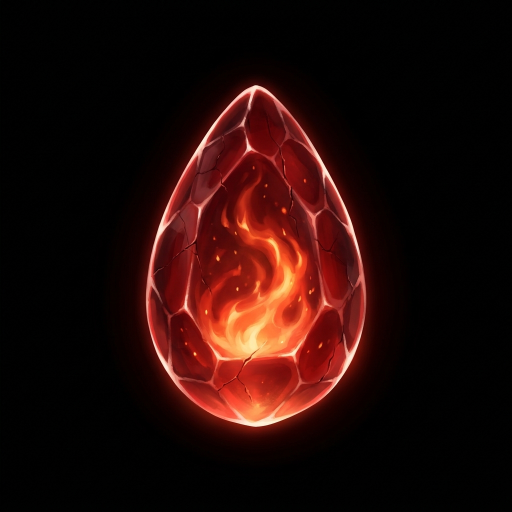
#> input picture art/generated/attr-rarity/attr-rar-ancient__nb2-v2.raw.jpg, 1024 x 1024 px (shown at 1/2 size)
$ python -i shard_layers.py   (imports and definitions only)
#> lines starting #> are read from the running program, lines starting #| are printed output that depends on the picture; after the words box and inside, x2 and y2 are one past the last pixel; in counts of white or black regions, pixels touching at a corner belong together
"""Слои стекла осколка героя для интерфейса (design/ui/screens/art-icons.js, shardGhost).

Образец автора 29.09.2026: кусок стекла на чёрном, кромка — бирюзовое стекло с трещинами и сколами, внутри ясно виден
призрачный портрет героя, поверх — трещины и блики. Стекло нарисовано одной картинкой на чёрном (jobs/souls-altar.json,
hero-shard-glass): кромка, трещины и блик, середина — чёрная пустота. Здесь оно режется на три слоя, которые совпадают
пиксель в пиксель:
  .mask.png   — где лежит лицо: силуэт осколка, край мягко уходит под кромку; цвет белый, альфа — маска;
  .rim.png    — кромка стекла со сколами и тонким свечением вокруг: свет на чёрном переведён в альфу;
  .cracks.png — трещины и блик на стекле поверх лица: интерфейс гасит их с долей собранного — трещины «заживают».

Свет на чёрном переводится в альфу так: a = max(R, G, B), цвет = C / a. Обычное наложение такого слоя даёт то же, что «экран»
картинки на чёрном: C + (1 − a) · фон. Чёрная середина — прозрачная, лицо под ней видно целиком.

Выгрузка (export_ui.py) обрезает PNG по альфе > 8 и вписывает в fit % кадра. Чтобы три слоя легли одинаково, у всех одна рамка:
в её углах — чёрный пиксель с альфой ANCHOR (его не видно), а сама рамка — общая по всем слоям.

  python tools/art-gen/shard_layers.py art/generated/hero-shard-glass/hero-shard-glass__nb2-v2.raw.jpg
  python tools/art-gen/shard_layers.py <raw> --preview DIR --face design/ui/assets/art/heroes/c2-41.jpg
Вывод — рамка и толщина кромки в px исходника; слои ложатся рядом с исходником: <имя без .raw>.mask.png, .rim.png, .cracks.png.
"""
import argparse
import json
import pathlib
import sys

import numpy as np
from PIL import Image, ImageFilter
from scipy import ndimage

ROOT = pathlib.Path(__file__).resolve().parents[2]

LIGHT = 70           # ярче этого по самому яркому каналу — стекло кромки (сплошное тело силуэта)
DARK = 34            # темнее этого внутри силуэта — пустота окна
CLOSE = 16           # радиус замыкания силуэта, px исходника: скол кромки не должен выпускать окно наружу
RIM_PAD = 3          # кромка захватывает в окно на столько px — мягкий стык с трещинами
ANCHOR = 9           # альфа угловых пикселей общей рамки: чуть выше порога выгрузки 8
A_CUT = 8            # порог выгрузки: рамка PNG — по альфе > 8
MASK_MIN = 14        # маска лица на всём силуэте не ниже этого: рамка маски — рамка силуэта


def disk(r):
    y, x = np.ogrid[-r:r + 1, -r:r + 1]
    return x * x + y * y <= r * r


def light_alpha(rgb):
    """Свет на чёрном → альфа и чистый цвет: a = max канала, цвет = C / a."""
    a = rgb.max(-1) / 255.0
    col = np.where(a[..., None] > 0, rgb / np.maximum(a, 1e-4)[..., None], 0)
    return a, np.clip(col, 0, 255)


def silhouette(v):
    """Силуэт осколка: светлое тело кромки, замкнутое через сколы, с залитой серединой; одна самая большая область."""
    body = v > LIGHT
    closed = ndimage.binary_closing(body, structure=disk(CLOSE), iterations=1)
    filled = ndimage.binary_fill_holes(closed)
    lab, n = ndimage.label(filled)
    if not n:
        sys.exit("силуэт не найден: слишком тёмная картинка")
    sizes = ndimage.sum(filled, lab, index=np.arange(1, n + 1))
    return lab == (1 + int(np.argmax(sizes)))


def split(raw_path):
    rgb = np.asarray(Image.open(raw_path).convert("RGB")).astype(np.float32)
    v = rgb.max(-1)
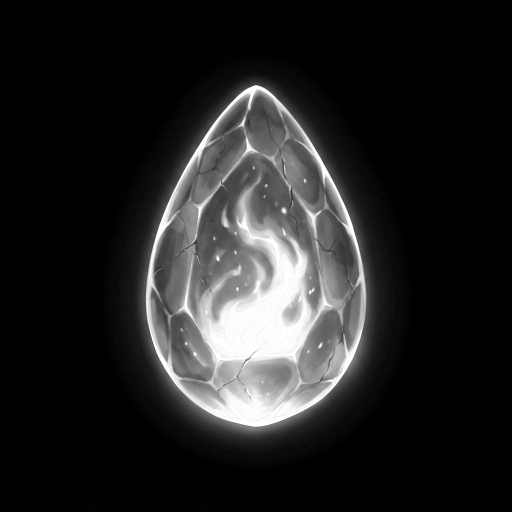
#> v: shape (1024, 1024) float32 (shown at 1/2 size); min 0, max 255, mean 35.9
    sil = silhouette(v)
#> in silhouette, `body = v > LIGHT`:
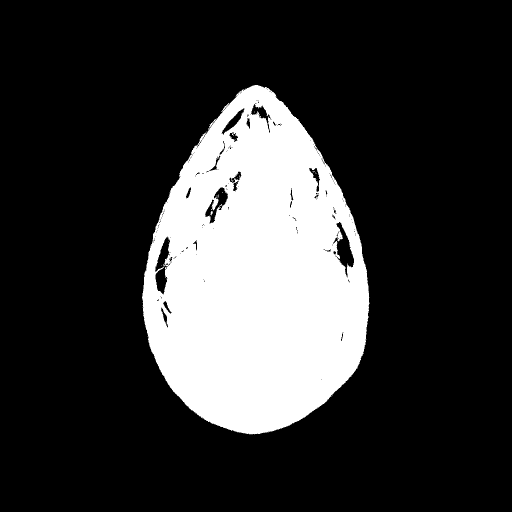
#> body: shape (1024, 1024) bool (shown at 1/2 size); 21% white; 26 white regions (24 under 20 px), largest, box (x1, y1, x2, y2) and area: (284, 170, 739, 869) 220278, (420, 422, 426, 431) 25
#> in silhouette, `closed = ndimage.binary_closing(body, structure=disk(CLOSE), iteration..`:
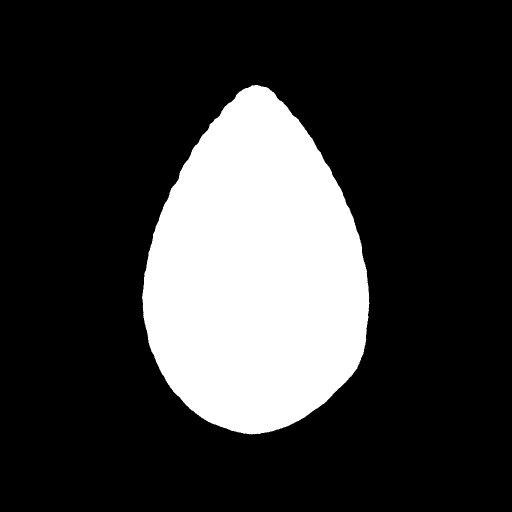
#> closed: shape (1024, 1024) bool (shown at 1/2 size); 21.8% white; 1 white region, box (x1, y1, x2, y2) and area: (284, 170, 739, 869) 228945
#> in silhouette, `lab, n = ndimage.label(filled)`: n = 1
#> in silhouette, `sizes = ndimage.sum(filled, lab, index=np.arange(1, n + 1))`: sizes = [228945]
    din = ndimage.distance_transform_edt(sil)                 # расстояние внутрь от края силуэта
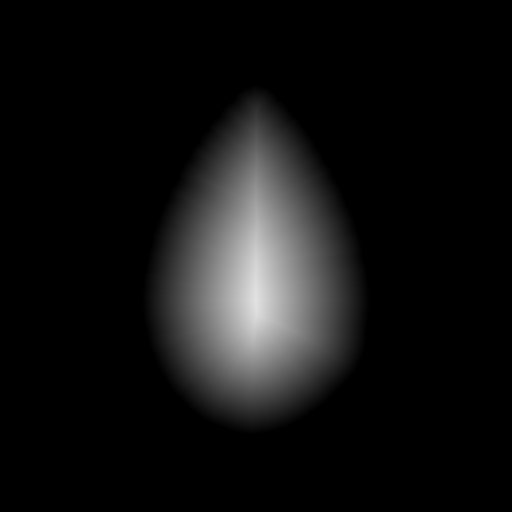
#> din: shape (1024, 1024) float64 (shown at 1/2 size); min 0, max 226, mean 17.9
    window = sil & (v < DARK) & (din > 4)                      # чёрная пустота окна
#> window: shape (1024, 1024) bool; every value is 0
    lab, n = ndimage.label(window)
#> lab: shape (1024, 1024) int32; every value is 0
#> n = 0
    sizes = ndimage.sum(window, lab, index=np.arange(1, n + 1)) if n else np.array([0])
#> sizes = [0]
    window = lab == (1 + int(np.argmax(sizes))) if n else window
    # толщина кромки — где начинается окно: нижний дециль расстояния внутрь у пикселей края окна
    edge = window & ~ndimage.binary_erosion(window, structure=disk(1))
    rim_w = float(np.percentile(din[edge], 10)) if edge.any() else 20.0
#> rim_w = 20
    # слой кромки: всё снаружи окна и полоса RIM_PAD внутрь; дальше — трещины. Переход мягкий, в 4 px
    dwin = ndimage.distance_transform_edt(~window)             # расстояние до окна снаружи окна; внутри окна — 0
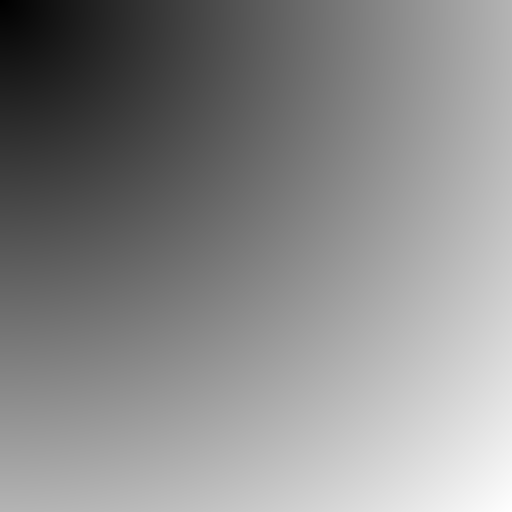
#> dwin: shape (1024, 1024) float64 (shown at 1/2 size); min 1, max 1447.4, mean 783.6; drawn with min black and max white
    dinw = ndimage.distance_transform_edt(window)              # расстояние вглубь окна
#> dinw: shape (1024, 1024) float64; every value is 0
    w_rim = np.clip(1.0 - (dinw - RIM_PAD) / 4.0, 0.0, 1.0)
#> w_rim: shape (1024, 1024) float64; every value is 1
    w_rim[~window] = 1.0
    a, col = light_alpha(rgb)
#> in light_alpha, `col = np.where(a[..., None] > 0, rgb / np.maximum(a, 1e-4)[..., None],..`:
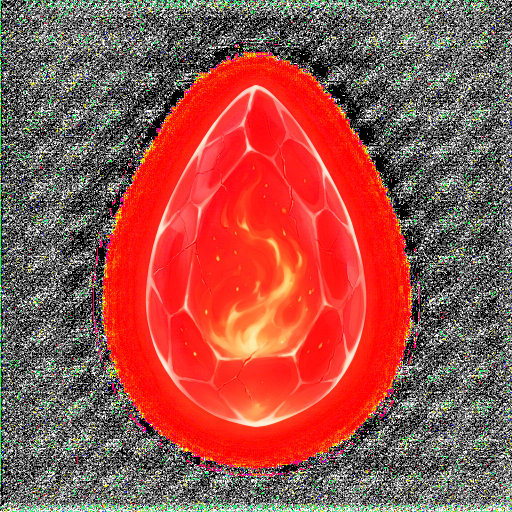
#> col: shape (1024, 1024, 3) float32 (shown at 1/2 size); mean R, G, B 156.7, 82.7, 73.6
    rim_a = a * w_rim
    cr_a = a * (1.0 - w_rim) * sil
    # маска лица: 0 у внешнего края силуэта, 1 — чуть глубже середины кромки; не ниже MASK_MIN на всём силуэте
    t = np.clip((din - rim_w * 0.35) / max(1.0, rim_w * 0.65), 0.0, 1.0)
    m = t * t * (3 - 2 * t)
    mask_a = np.where(sil, np.maximum(m, MASK_MIN / 255.0), 0.0)
    # общая рамка: по свету кромки (с тонким свечением) и по силуэту
    frame = (rim_a * 255 > A_CUT) | sil
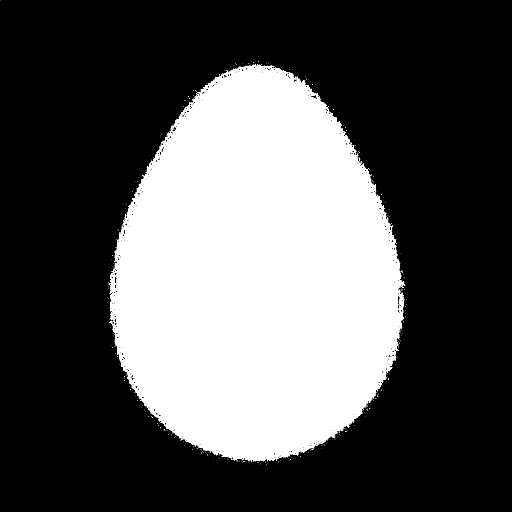
#> frame: shape (1024, 1024) bool (shown at 1/2 size); 33.3% white; 259 white regions (258 under 20 px), largest, box (x1, y1, x2, y2) and area: (216, 128, 811, 924) 348941
    ys, xs = np.nonzero(frame)
    x0, y0, x1, y1 = int(xs.min()), int(ys.min()), int(xs.max()), int(ys.max())
#> x0 = 1; y0 = 0; x1 = 813; y1 = 928
    out = {}
#> (the run stopped early here; a loop or call above may not have finished)

$ run again, on art/generated/attr-rarity/attr-rar-common__nb2-v2.raw.jpg
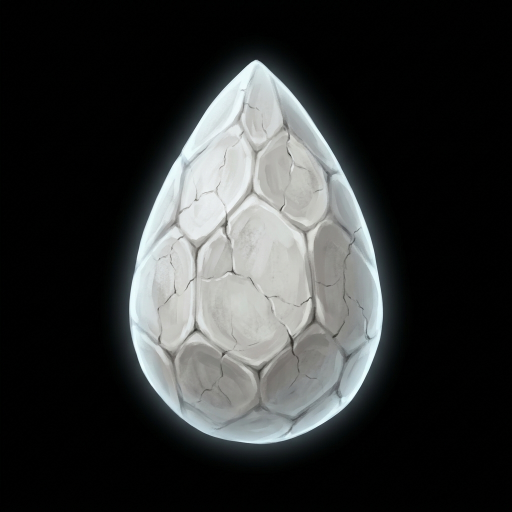
#> input picture art/generated/attr-rarity/attr-rar-common__nb2-v2.raw.jpg, 1024 x 1024 px (shown at 1/2 size)
#> body: shape (1024, 1024) bool; 27% white; 9 white regions (8 under 20 px), largest, box (x1, y1, x2, y2) and area: (255, 119, 770, 891) 283193
#> closed: shape (1024, 1024) bool; 27.1% white; 1 white region, box (x1, y1, x2, y2) and area: (255, 119, 770, 891) 284192
#> in silhouette, `lab, n = ndimage.label(filled)`: n = 1
#> in silhouette, `sizes = ndimage.sum(filled, lab, index=np.arange(1, n + 1))`: sizes = [284192]
#> in split, `din = ndimage.distance_transform_edt(sil)`:
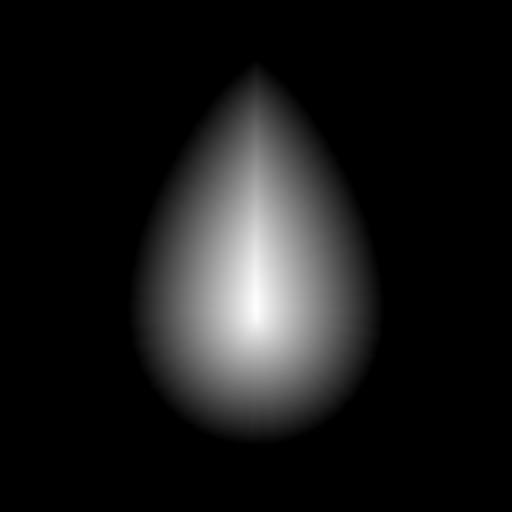
#> din: shape (1024, 1024) float64 (shown at 1/2 size); min 0, max 256.1, mean 25; drawn with min black and max white
#> window: shape (1024, 1024) bool; every value is 0
#> in split, `lab, n = ndimage.label(window)`: n = 0
#> in split, `sizes = ndimage.sum(window, lab, index=np.arange(1, n + 1)) if n else ..`: sizes = [0]
#> rim_w = 20
#> dinw: shape (1024, 1024) float64; every value is 0
#> w_rim: shape (1024, 1024) float64; every value is 1
#> in split, `frame = (rim_a * 255 > A_CUT) | sil`:
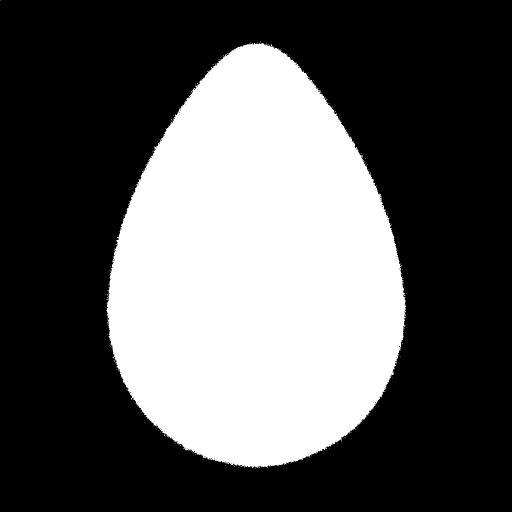
#> frame: shape (1024, 1024) bool (shown at 1/2 size); 35.3% white; 143 white regions (142 under 20 px), largest, box (x1, y1, x2, y2) and area: (212, 86, 812, 936) 370402
#> x0 = 1; y0 = 0; x1 = 813; y1 = 936

$ run again, on art/generated/attr-rarity/attr-rar-common__nb2.raw.jpg
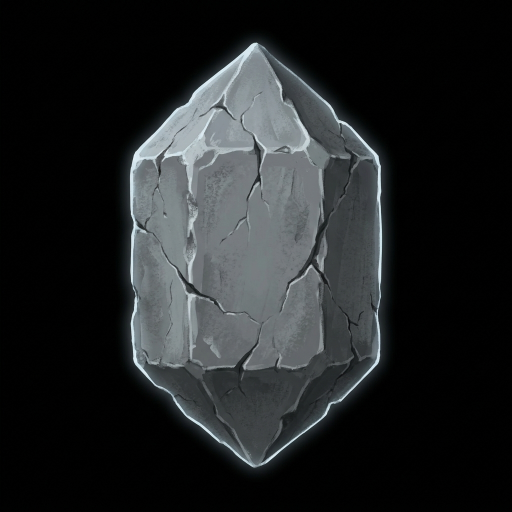
#> input picture art/generated/attr-rarity/attr-rar-common__nb2.raw.jpg, 1024 x 1024 px (shown at 1/2 size)
#> body: shape (1024, 1024) bool; 23.9% white; 464 white regions (428 under 20 px), largest, box (x1, y1, x2, y2) and area: (259, 85, 765, 936) 244572, (628, 389, 692, 548) 1504, (567, 744, 645, 830) 607
#> closed: shape (1024, 1024) bool; 28.1% white; 4 white regions (2 under 20 px), largest, box (x1, y1, x2, y2) and area: (259, 85, 765, 936) 294142, (456, 780, 464, 787) 21
#> filled: shape (1024, 1024) bool; 30.7% white; 1 white region, box (x1, y1, x2, y2) and area: (259, 85, 765, 936) 322314
#> in silhouette, `lab, n = ndimage.label(filled)`: n = 1
#> in silhouette, `sizes = ndimage.sum(filled, lab, index=np.arange(1, n + 1))`: sizes = [322314]
#> in split, `lab, n = ndimage.label(window)`: n = 170
#> in split, `sizes = ndimage.sum(window, lab, index=np.arange(1, n + 1)) if n else ..`: sizes = 170 values, max 238 at index 104, min 1 at index 0, mean 9.82
#> in split, `window = lab == (1 + int(np.argmax(sizes))) if n else window`:
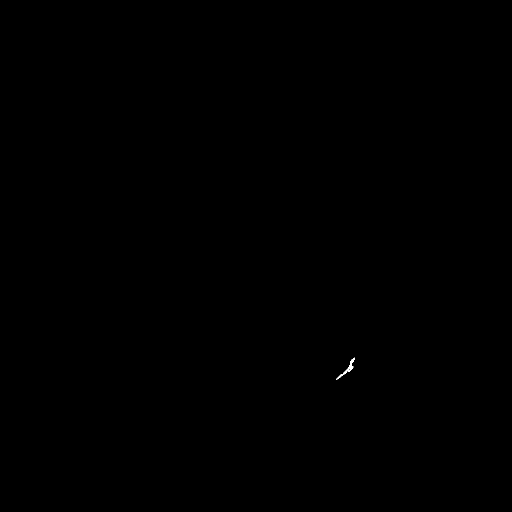
#> window: shape (1024, 1024) bool (shown at 1/2 size); 0.02% white; 1 white region, box (x1, y1, x2, y2) and area: (672, 715, 709, 760) 238
#> edge: shape (1024, 1024) bool; 0.01% white in thin lines or dots, all inside (x1, y1, x2, y2) = (672, 715, 709, 760)
#> rim_w = 31.83
#> w_rim: shape (1024, 1024) float64; every value is 1
#> cr_a: shape (1024, 1024) float64; every value is 0
#> in split, `frame = (rim_a * 255 > A_CUT) | sil`:
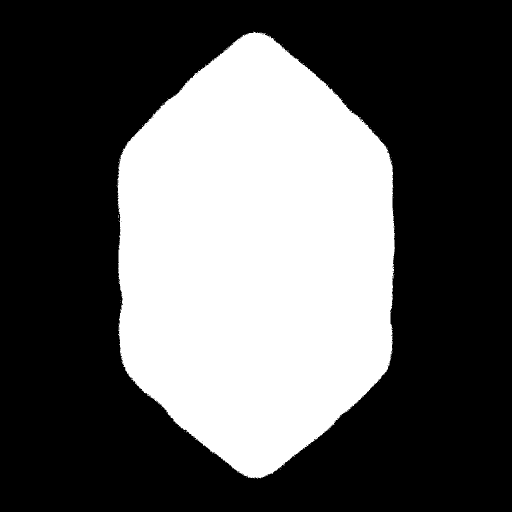
#> frame: shape (1024, 1024) bool (shown at 1/2 size); 35.8% white; 60 white regions (59 under 20 px), largest, box (x1, y1, x2, y2) and area: (234, 63, 790, 957) 375140
#> x0 = 233; y0 = 63; x1 = 789; y1 = 956

$ run again, on art/generated/attr-rarity/attr-rar-timeless__nb2.raw.jpg
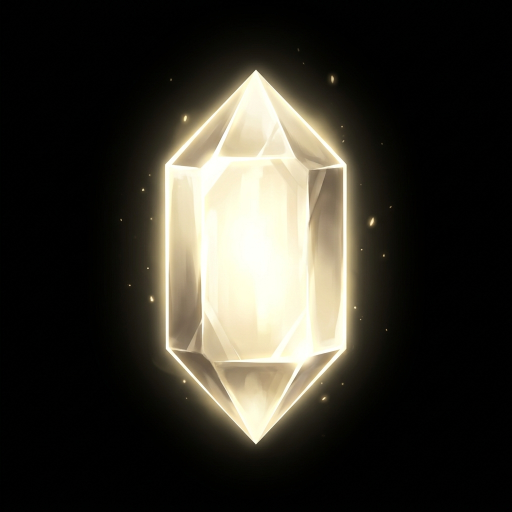
#> input picture art/generated/attr-rarity/attr-rar-timeless__nb2.raw.jpg, 1024 x 1024 px (shown at 1/2 size)
#> body: shape (1024, 1024) bool; 23.8% white; 20 white regions (15 under 20 px), largest, box (x1, y1, x2, y2) and area: (294, 134, 726, 890) 248561, (734, 434, 751, 455) 273, (661, 151, 669, 167) 83, (284, 376, 289, 383) 26, (766, 508, 770, 514) 20
#> closed: shape (1024, 1024) bool; 23.9% white; 11 white regions (8 under 20 px), largest, box (x1, y1, x2, y2) and area: (284, 134, 751, 890) 250958, (661, 151, 669, 167) 83, (766, 508, 770, 514) 20
#> in silhouette, `lab, n = ndimage.label(filled)`: n = 11
#> in silhouette, `sizes = ndimage.sum(filled, lab, index=np.arange(1, n + 1))`: sizes = [1, 5, 250958, 83, 6, 3, 12, 10, 20, 12, 8]
#> window: shape (1024, 1024) bool; every value is 0
#> in split, `lab, n = ndimage.label(window)`: n = 0
#> in split, `sizes = ndimage.sum(window, lab, index=np.arange(1, n + 1)) if n else ..`: sizes = [0]
#> rim_w = 20
#> dinw: shape (1024, 1024) float64; every value is 0
#> w_rim: shape (1024, 1024) float64; every value is 1
#> in split, `frame = (rim_a * 255 > A_CUT) | sil`:
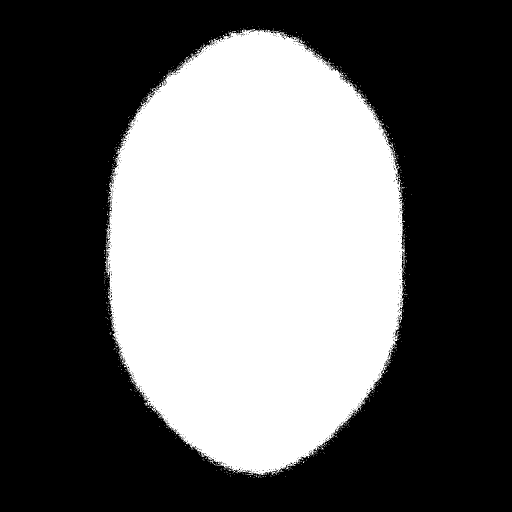
#> frame: shape (1024, 1024) bool (shown at 1/2 size); 39.4% white; 686 white regions (684 under 20 px), largest, box (x1, y1, x2, y2) and area: (212, 59, 810, 951) 411467, (210, 519, 214, 545) 42
#> x0 = 206; y0 = 53; x1 = 822; y1 = 955
